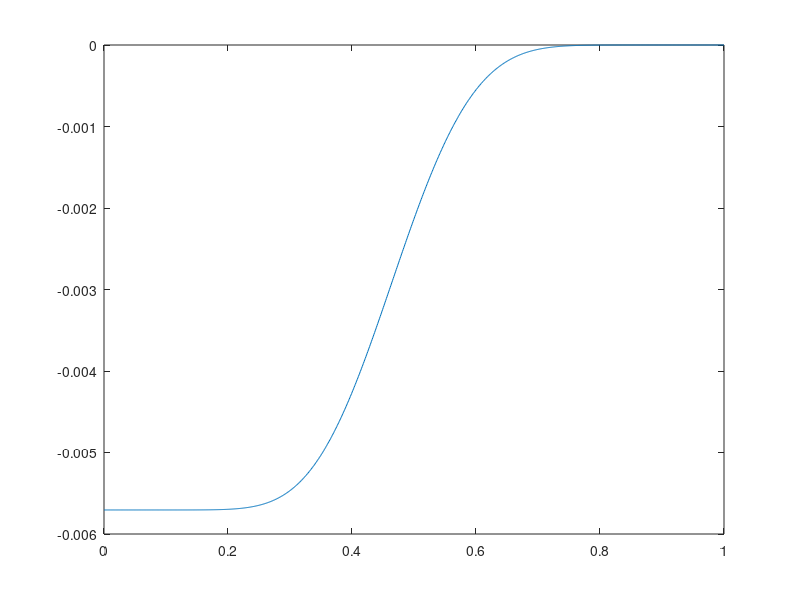
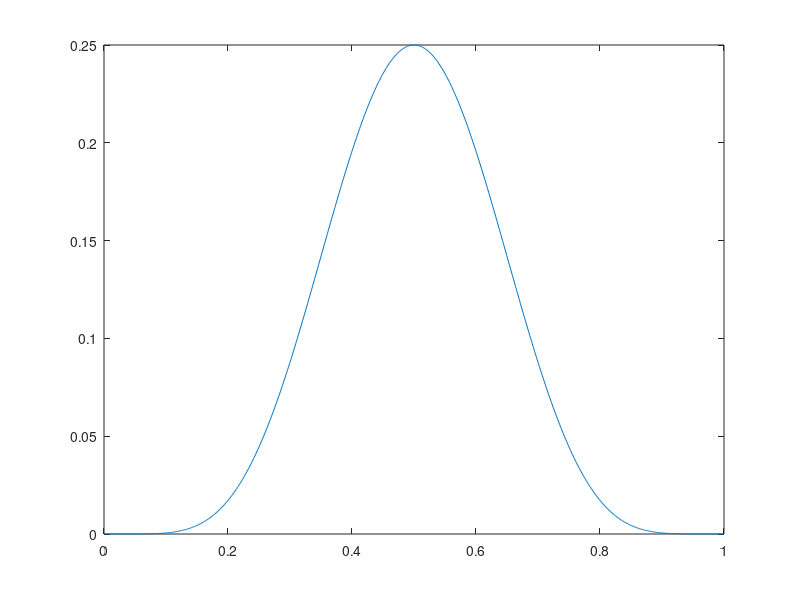

Write MATLAB code to recreate these figures, in order.
N = 1000;

rho0 = 0.5;

r = linspace(0.0,1,N);
dr = 1.0/(N-1);
p = 0.0*r;

gamma = 1.4;
Gamma = (gamma-1) / gamma;

dpdr =@(x) Gamma * (rho0 + 0.5*(1-x.^2).^6) .* (1-x).^12 .* x.^11;
%dpdr =@(x) Gamma * (rho0 + 0.0*(1-x.^2).^6) .* (1-x).^12 .* x.^11;
uth  =@(x) 1024*(1-x).^6 .* x.^6;

p(1) = 0.0;
for k = 2:N
    p(k) = p(k-1) + 0.5*dr* 1024*1024*(dpdr(r(k-1)) + dpdr(r(k)));
end

figure(50)
plot(r,p-p(N))

figure(52)
plot(r,uth(r))